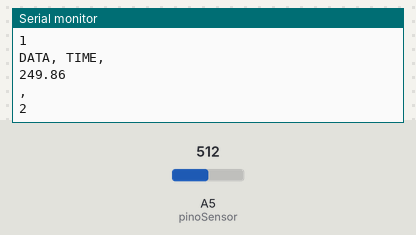
Simulated run of this sketch. Board: Arduino Uno, built with avr-gcc and run on an emulated ATmega328P. On the bench: the last lines printed to the serial monitor. The inputs (shaded band) are chosen by the test bench; at power-on: A5 (pinoSensor) = 512.

Above: at 1.8 s.
1.9 s: A5 (pinoSensor) set to 716
At 2.8 s:
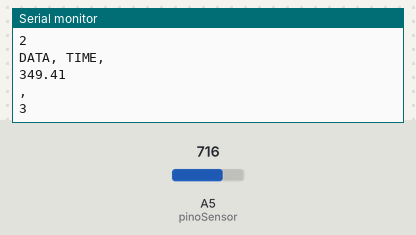
3.4 s: A5 (pinoSensor) set to 900
At 4.5 s:
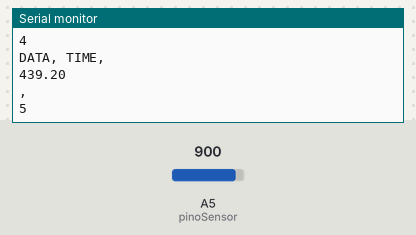
Timing chart, 0 to 6.4 s (numbered marks = the images above; inputs shaded):
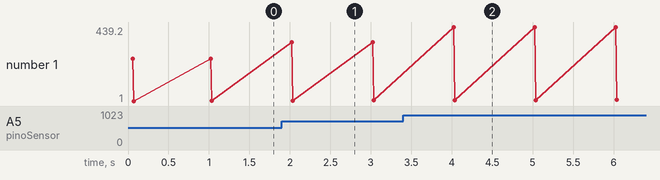

Measured:
- after the input at 1.9 s, the serial monitor: prints a new line after 0.12 s (image 1)
- after the input at 3.4 s, the serial monitor: prints a new line after 0.62 s (image 2)

The sketch:

Projeto.ino
```cpp
int pinoSensor = 5; //define a variável pino sensor como a porta A5 do arduino
int valorLido = 0;// Cria uma variável e atribui o valor 0 a ela (mesmo que null)
float temperatura = 0;// Cria uma variavel para o calculo da temperatua e atribui o valor de 0 a ela
int linha = 0; // Cria a variavel linha que serve como contador de linha no monitor serial

void setup() {
  Serial.begin(9600); //define a velocidade da leitura
  Serial.println("CLEARDATA"); // limpa o conteúdo do monitor serial
  Serial.println("LABEL, hora, temperatura, linha"); // define um "id" para as variaveis serem expostas
}
void loop() {
  valorLido = analogRead(pinoSensor); // atribui o valor lido pelo Arduino na porta A5 à variavel valorLido
  temperatura = (valorLido * 0.00488); // faz a conversão do valorLido em volts para graus celcius
  temperatura = temperatura * 100; //
  linha++; // Soma um ao contador linha
  Serial.println("DATA, TIME, "); //
  Serial.println(temperatura); // escreve na linha a temperatura
  Serial.println(","); // insere a vírgula para dar espaçamento
  Serial.println(linha); // exibe valor do contador linha

 if (linha > 100) // se o contador linha exceder o valor de 100, reinicia a contagem
 {
  linha = 0;
  Serial.println("ROW,SET,2"); // alimentação das linhas sempre com os dados iniciados
 }
 delay(1000); // a cada 1 segundo ele recarrega e faz tudo novamente
}
```
